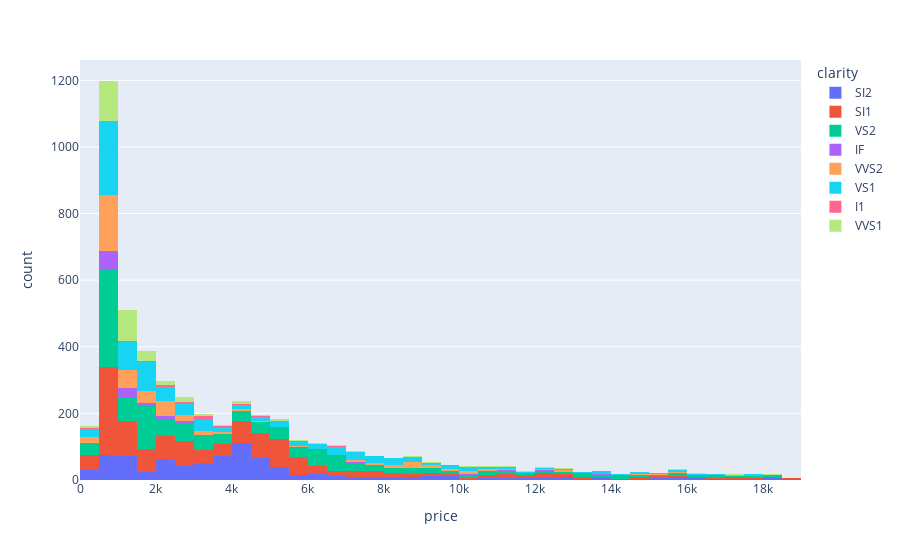

The notebook cell saved with this chart:
### Markdown cell above
### Some plots to better understand data

### Code cell
#px.histogram(df, x ="price", color = "color")
#px.histogram(df, x ="price", color = "cut")
px.histogram(df, x ="price", color = "clarity")

### Figure 1 — Plotly figure (JSON) as saved in the notebook; plotly's stock layout.template omitted (floating-point values rounded to 4 significant figures; data arrays with more than 128 entries replaced by an {"elided": "..."} marker saying what was removed)
{"data": [{"alignmentgroup": "True", "bingroup": "x", "hovertemplate": "clarity=SI2<br>price=%{x}<br>count=%{y}<extra></extra>", "legendgroup": "SI2", "marker": {"color": "#636efa", "pattern": {"shape": ""}}, "name": "SI2", "offsetgroup": "SI2", "orientation": "v", "showlegend": true, "type": "histogram", "x": {"elided": "843 int values"}, "xaxis": "x", "yaxis": "y"}, {"alignmentgroup": "True", "bingroup": "x", "hovertemplate": "clarity=SI1<br>price=%{x}<br>count=%{y}<extra></extra>", "legendgroup": "SI1", "marker": {"color": "#EF553B", "pattern": {"shape": ""}}, "name": "SI1", "offsetgroup": "SI1", "orientation": "v", "showlegend": true, "type": "histogram", "x": {"elided": "1190 int values"}, "xaxis": "x", "yaxis": "y"}, {"alignmentgroup": "True", "bingroup": "x", "hovertemplate": "clarity=VS2<br>price=%{x}<br>count=%{y}<extra></extra>", "legendgroup": "VS2", "marker": {"color": "#00cc96", "pattern": {"shape": ""}}, "name": "VS2", "offsetgroup": "VS2", "orientation": "v", "showlegend": true, "type": "histogram", "x": {"elided": "1130 int values"}, "xaxis": "x", "yaxis": "y"}, {"alignmentgroup": "True", "bingroup": "x", "hovertemplate": "clarity=IF<br>price=%{x}<br>count=%{y}<extra></extra>", "legendgroup": "IF", "marker": {"color": "#ab63fa", "pattern": {"shape": ""}}, "name": "IF", "offsetgroup": "IF", "orientation": "v", "showlegend": true, "type": "histogram", "x": {"elided": "150 int values"}, "xaxis": "x", "yaxis": "y"}, {"alignmentgroup": "True", "bingroup": "x", "hovertemplate": "clarity=VVS2<br>price=%{x}<br>count=%{y}<extra></extra>", "legendgroup": "VVS2", "marker": {"color": "#FFA15A", "pattern": {"shape": ""}}, "name": "VVS2", "offsetgroup": "VVS2", "orientation": "v", "showlegend": true, "type": "histogram", "x": {"elided": "464 int values"}, "xaxis": "x", "yaxis": "y"}, {"alignmentgroup": "True", "bingroup": "x", "hovertemplate": "clarity=VS1<br>price=%{x}<br>count=%{y}<extra></extra>", "legendgroup": "VS1", "marker": {"color": "#19d3f3", "pattern": {"shape": ""}}, "name": "VS1", "offsetgroup": "VS1", "orientation": "v", "showlegend": true, "type": "histogram", "x": {"elided": "801 int values"}, "xaxis": "x", "yaxis": "y"}, {"alignmentgroup": "True", "bingroup": "x", "hovertemplate": "clarity=I1<br>price=%{x}<br>count=%{y}<extra></extra>", "legendgroup": "I1", "marker": {"color": "#FF6692", "pattern": {"shape": ""}}, "name": "I1", "offsetgroup": "I1", "orientation": "v", "showlegend": true, "type": "histogram", "x": [8711, 2220, 1599, 6597, 1739, 490, 2068, 2844, 4139, 9789, 3230, 3136, 1158, 3544, 2788, 2398, 6788, 5607, 2647, 1037, 2239, 10076, 3584, 1324, 3060, 2342, 3755, 5027, 530, 3394, 5914, 3459, 4277, 4643, 1637, 7229, 6912, 3011, 5510, 3696, 1939, 4324, 2809, 2387, 2608, 3179, 770, 9925, 1621, 1140, 5074, 3864, 3444, 2225, 3377, 3718, 4939, 5593, 4648, 5203, 3328, 5240, 2396], "xaxis": "x", "yaxis": "y"}, {"alignmentgroup": "True", "bingroup": "x", "hovertemplate": "clarity=VVS1<br>price=%{x}<br>count=%{y}<extra></extra>", "legendgroup": "VVS1", "marker": {"color": "#B6E880", "pattern": {"shape": ""}}, "name": "VVS1", "offsetgroup": "VVS1", "orientation": "v", "showlegend": true, "type": "histogram", "x": {"elided": "345 int values"}, "xaxis": "x", "yaxis": "y"}], "layout": {"barmode": "relative", "legend": {"title": {"text": "clarity"}, "tracegroupgap": 0}, "margin": {"t": 60}, "xaxis": {"anchor": "y", "domain": [0, 1], "title": {"text": "price"}}, "yaxis": {"anchor": "x", "domain": [0, 1], "title": {"text": "count"}}}}
